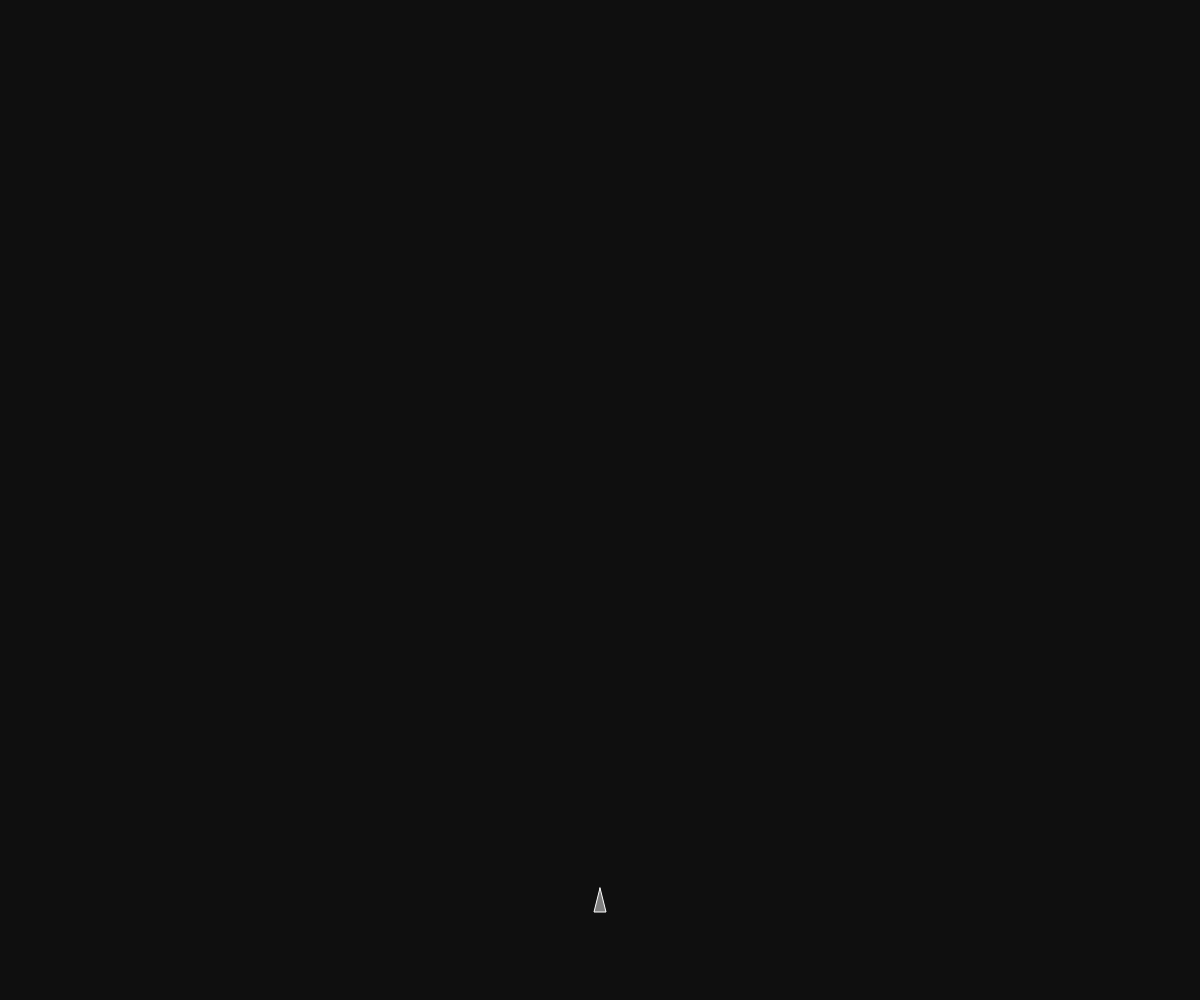
Frame 1 (no input)
Frame 60 (no input): identical to frame 1, image omitted
Frame 120 (the mouse pressed at the canvas centre since frame 60): identical to frame 1, image omitted

The p5.js sketch that drew this single still picture (run headless with seeded random() and noise() and a simulated clock; from frame 60 on, the mouse is pressed at the canvas centre):

// p5.js sketch
// ── sketch.js
var ship;
var projectiles = [];

function setup(){
	createCanvas(windowWidth, windowHeight);

	ship = new Ship();
}

function draw() {
	background(15, 15, 15);

	shipMovement();
  
	for(let i = 0; i < projectiles.length; i++) {
		projectiles[i].show();
		projectiles[i].update();
	}
}

function shipMovement() {
	ship.show();
	ship.move();
	ship.moveup();
	ship.offScreen();
}

function keyReleased(){//todo consider later movement
	if(key != ' '){
		ship.setDir(0);
		ship.setHigh(0); 
    }
}

function keyPressed (){
	if(keyCode == 32) {
		//console.log("SPACE");
		var projectile = new Projectile(ship.x, ship.y);
		projectiles.push(projectile);
	}

	if (keyCode == 39 || keyCode == 68){
		ship.setDir(1);
	} else if (keyCode == 37 || keyCode == 65){
		 ship.setDir(-1);
	} else if(keyCode == 40 || keyCode == 83){
		ship.setHigh(1);
	} else if(keyCode == 38 || keyCode == 87){
		ship.setHigh(-1);
	}
}

// ── projectile.js
function Projectile(x, y) {
	// //this.x = x;
	// //this.y = y;
	// this.pos = createVector(x, y);
	// this.vel = createVector();
	// this.acc = createVector();
	// this.r = 8;

	// this.applyForce = function(force) {
	// 	let f = force.copy();
	// 	f.mult(this.r * 0.2);
	// 	this.acc.add(f);
	// }

	// this.show = function() {
	// 	noStroke();
	// 	fill(50, 0, 255);
	// 	ellipse(this.x ,this.y, this.r * 2, this.r * 2);
	// }

	// this.intersect = function(object) {
	// 	var d = dist(this.x, this.y, object.x, object.y);

	// 	if(d < this.r + object.r) {
	// 		 return true;
	// 	} else {
	// 		return false;
	// 	}
	// }

	// this.update = function() {
	// 	this.vel.add(this.acc);
	// 	this.vel.limit(this.r * 0.2);
	// 	if(this.vel.mag() < 1){
	// 		this.vel.normalize();
	// 	}

	// 	this.pos.add(this.vel);
	// 	this.acc.mult(0);
	// 	this.pos.y -= 1;
	// }


	//this.x = x;
	//this.y = y;
	this.pos = createVector(x, y);
	this.r = 4;
	this.toDelete = false;//todo add later =

	this.show = function(){
		noStroke();
		fill(255, 216, 17);
		ellipse(this.pos.x ,this.pos.y, this.r * 2, this.r * 2);
	}
//todo add later
	this.evaporate = function (){
    	this.toDelete = true;
	}

	this.hits = function (object){
		var d = dist(this.pos.x, this.pos.y, object.x, object.y);

		if(d < this.r + object.r){
			return true;
		} else {
			return false;
		}
	}

	this.update = function(){
		this.pos.y = this.pos.y - 4;
	}

}
// ── spaceship.js
function Ship(){

	this.x = width / 2;
	this.y = height - 100;
	this.xdir = 0;
	this.ydir = 0;
	this.r = 6;

	// this.show = function(){
	// 	fill(255);
	// 	ellipse(this.x, this.y, 30);
	// }

	this.show = function() {
		// translate(this.pos.x, this.pos.y);
		// rotate(theta);
		stroke(255);
		fill(127);
		
		push();
		beginShape();
			translate(this.x, this.y);
			vertex(0, -this.r * 2);
			vertex(-this.r, this.r * 2);
			vertex(this.r, this.r * 2);
		endShape(CLOSE);
		pop();
		
	}

	this.setDir = function (dir){
		this.xdir = dir;
	}

	this.setHigh = function (dir){
		this.ydir = dir;
	}

	this.move = function(dir){
		this.x += this.xdir * 5;
	}

	this.moveup = function(dir){
		this.y += this.ydir * 5;
	}

	this.offScreen = function() {
		if(this.x >= windowWidth) {
			//console.log("off right");
			this.x = 0;
		}
		if(this.x <= 0) {
			this.x = windowWidth;
		}
	}

}
